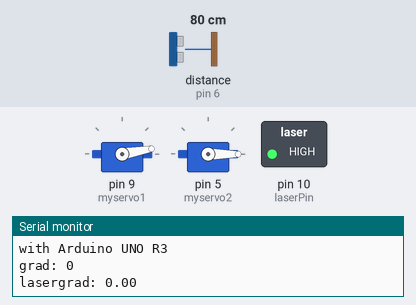
A sketch run on a simulated Arduino Uno, built with avr-gcc and run on an emulated ATmega328P. Shown: 2 × servo, switched loads named in the sketch (green lamp = pin HIGH), the last lines printed to the serial monitor. Wiring (inferred from the names in the program): ultrasonic range finder: trigger pin 7; echo pin 6. The test bench sets the inputs (shaded band); at power-on: distance to the obstacle (sensor on pin 6) 80 cm. The echo pulse lasts 58.3 µs per cm; pins used as bus, display or sensor lines are not drawn.

Above: at 1.2 s.
1.3 s: distance to the obstacle (sensor on pin 6) set to 2 cm
At 2.45 s:
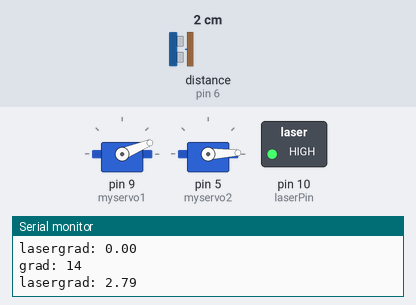
At 4.25 s:
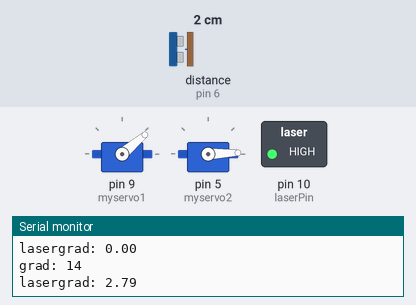
7.3 s: distance to the obstacle (sensor on pin 6) set to 250 cm
At 19.15 s:
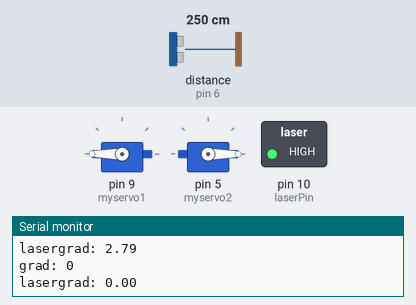
Timing chart, 0 to 22.3 s (numbered marks = the images above; inputs shaded):
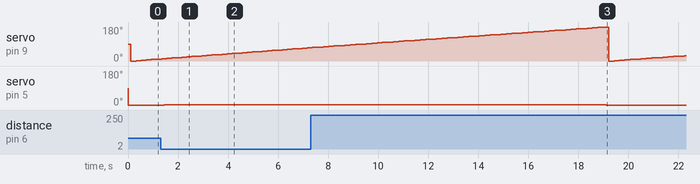

Measured:
- after the input at 1.3 s, servo on pin 5 (myservo2): 0° → 2° after 0.15 s
- after the input at 7.3 s, servo on pin 5 (myservo2): 2° → 0° after 11.8 s instead of 11.0 s

The sketch:

Aimbot.ino
```cpp
///////// kalla på biblotek
#include <Servo.h> /servo bibliotek
#include <stdio.h> // matte
#include <math.h> //matte


#define laserPin 10 //definera att laserpin är  på arduinon


int pos = 0;          // definiera integern pos som 0
int minsta = 10000;   // defeniera integern minsa som 10000
float grad = 0;       //definiera float grad som 0
float lasergrad = 0;  //definiera float lasergrad som 0

//////// definiera in värden

Servo myservo1;       //definiera servon myservo1
Servo myservo2;       //definiera servon myservo2
#define echoPin 6     //deiniera vilken pin Echo från ultrljudsensorn har på arduinon
#define trigPin 7     //definiera vilken pin trig från ultraljudsensorn har på arduinon

// defines variables
long duration;        // Variabeln för hur länge ljudvågen har åkt
int distance;         // variablen for distansen


void setup() {
  // put your setup code here, to run once:
  pinMode(trigPin, OUTPUT);                         // Sätter trigpinen som en OUTPUT
  pinMode(echoPin, INPUT);                          // Sätter echoPin som en INPUT
  Serial.begin(9600);                               // Startar Serial Communication med 9600 bauds hastighet
  Serial.println("Ultrasonic Sensor HC-SR04 Test"); // Skriver ut text i serial monitor
  Serial.println("with Arduino UNO R3");            // skriver ut text i serial monitor


  pinMode(laserPin, OUTPUT);                        //sätter laserpin som en OUTPUT

  ///// outputs och inputs osv
  myservo1.attach(9);                               // definierar vilken pin servo1 är kopplad till
  myservo2.attach(5);                               // definierar vilken pin servo2 är kopplad till


  digitalWrite(laserPin, HIGH);                     // sätter digitalwrite laserpin som HIGH


}

void loop() {
  // Huvudkod som kommer köra om och om igen
  minsta = 10000;

  for (pos = 0 ; pos <= 180; pos += 2) {    // för pos = 0 gäller om pos mer än eller lika med 180 och adderar 2 grader till pos varje gång den körs

    digitalWrite(trigPin, LOW);             //Trigpin sätts som LOW för att kunna få ett mer exakt värde
    delayMicroseconds(2);                   // Fördröjer  2 millisekunder

    digitalWrite(trigPin, HIGH);            // trigPin sätts som HIGH och ett värde i millisekunder

    delayMicroseconds(10);                  // Fördröjer 10 millisekunder
    digitalWrite(trigPin, LOW);             // trigpin sätts som LOW och förbereds för nytt värde

    // Reads the echoPin, returns the sound wave travel time in microseconds
    duration = pulseIn(echoPin, HIGH);      // Duration blir lika med tiden ljudvågorna färdades fram och tillbaka
    // Calculating the distance
    distance = duration * 0.034 / 2;        // Distans blir lika med tiden * 0.034 för att gå från tid till distans som sedan divideras med två för fram och tillbaka


    if (distance < minsta && distance != 0) { // if statement om distance är mindre än minsta och distans inte är lika med 0
      minsta = distance;                      // blir minsta=distance
      grad = pos;                             // grad blir lika med pos för att se gradtalet där ett nytt värde hittades


      grad = grad * 0.0174532925;             // Gör om grad till grad i radian genom att multiplicera med 0.0174532925


      lasergrad = atan((sin(grad) * minsta) / (cos(grad) * minsta + 4)); // Graden för där servon där lasern sitter på ska bli genom trigonometri


      lasergrad = lasergrad * 57.2957792; // eftersom lasergrad är i radian gör vi om det till grader för att kunna ge myservo2 en posistion att gå till
      grad = grad * 57.2957792;           // grad som koverteras tillbaka till grader från radian
      Serial.print("grad: ");             //skriver ut "grad" i serial monitor
      Serial.println(pos);                //skriver ut värdet för pos alltså graden i serial monitor
      Serial.print("lasergrad: ");        //skriver ut "lasergrad" i serial monitor
      Serial.println(lasergrad);          //skriver ut värder för lasergrad alltså vilken grad myservo2 ska ha för lasern

    }

    myservo2.write(lasergrad);            // Säger åt myservo2 att gå till lasergrad som är ett gradvärde
    delay(100);

    myservo1.write(pos);                  // Säger åt myservo1 att gå till pos gradvärde
    delay(100);


  }


}
```
